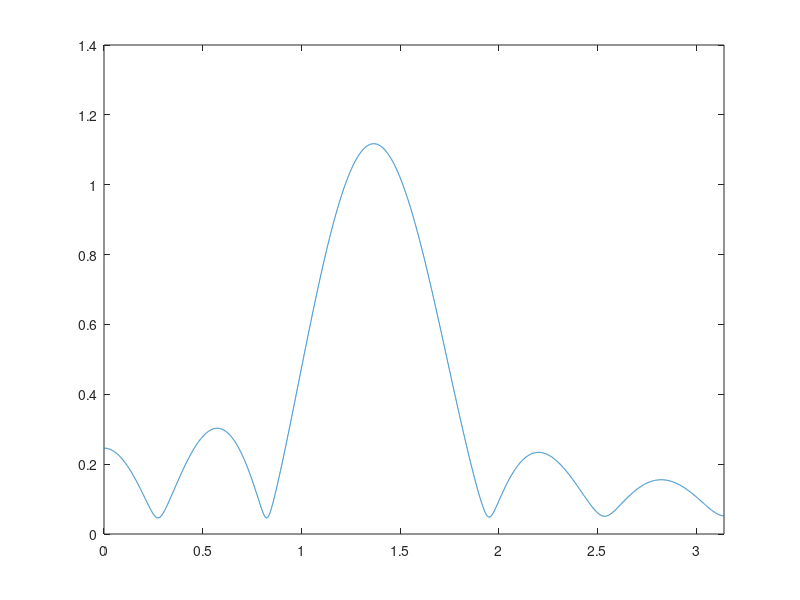

This chart was generated by the following MATLAB code: (Note: this script raises an error after producing the figure.)
%% Frequency Response of FIR Filters: Lab P-12: 3 Lab Exercise

%% 3.1a)
% We will cascade these filters by convolution, which will be performed by
% multiplication of their transfer functions.
%% 
% First we'll find the transfer function of the general filter
%%
% Y(z) = X(z) - 2cos(wn)z^-1X(z) + z^-2X(z)
%%
% H(z) = 1 - 2cos(wn)z^-1 + z^-2
%%
% Now we'll introduce the nulling frequencies 0.44pi and 0.7pi
%%
% H1(z) = 1 - 2cos(0.44pi)z^-1 + z^-2
%%
% H2(z) = 1 - 2cos(0.7pi)z^-1 + z^-2
%%
% Performing the convolution
%%
% (1 - 2cos(0.44pi)z^-1 + z^-2)(1 - 2cos(0.44pi)z^-1 + z^-2)
%%
% Yields the fourth order filter
%%
% 1 + (-2cos(0.7pi) - 2cos(0.44pi)))z^-1 + (2 + 4cos(0.44pi)cos(0.7pi))z^-2
% + (-2cos(0.44pi) - 2cos(0.7pi))z^-3 + z^-4
%%
% Resulting in the following coefficients

b = [1 -2*cos(0.7*pi)-2*cos(0.44*pi) 2+4*cos(0.44*pi)*cos(0.7*pi) -2*cos(0.44*pi)-2*cos(0.7*pi) 1]

%% 3.1b)
% Generate input signal

n = [0:149];
x = 5*cos(0.3*pi*n) + 22*cos(0.44*pi*n-pi/3) + 22*cos(0.7*pi*n-pi/4);

%% 3.1c)
% Pass input through filter

y = conv(b,x);

%% 3.1d)
% Plot output signal

plot(0:39, y(1:40))
title('Output')
ylabel('y[n]')
xlabel('n')

%%
% Determine output signal by hand for n >= 5
%%
% Taking the inverse z-transform of the transfer function determined in
% part 3.1a gives the function
%%
% y[n] = x[n] + (-2cos(0.7pi) - 2cos(0.44pi))x[n-1] + (2 +
% 4cos(0.44pi)cos(0.7pi))x[n-2] + (-2cos(0.44pi) - 2cos(0.7pi))x[n-3] +
% x[n-4]
%%
% Passing the input over 5 <= n <= 40 through this function

y_hand = zeros(1,36);
for i = 1:36
  y_hand(i) = x(i+5) + (-2*cos(0.7*pi) - 2*cos(0.44*pi))*x(i+5-1) + (2 + 4*cos(0.44*pi)*cos(0.7*pi))*x(i+5-2) + (-2*cos(0.44*pi) - 2*cos(0.7*pi))*x(i+5-3) + x(i+5-4);
end

%% 3.1e)
% Plot convolved output overlayed with hand calculated output

plot(0:39, y(1:40))
hold on
stem(0:40, [zeros(1,5) y_hand])
hold off
title('Output Comparison')
ylabel('y[n]')
xlabel('n')
legend('convolved', 'hand')

%% 3.1f)
% Our input signal is defined for n >= 0 and our filter uses past input
% values back to x[n-4]. The start-up points at the beginning of the output
% are the points where those past values of x[n] are undefined by the input 
% function and assummed to be 0. The sinusoidal output seen beginning at 
% n = 5 is when the system can be properly "filled" with past x values. 
% Having 4 start-up values is consistent with cascading two 2nd order 
% filters into a 4th order filter.

clear

%% 3.2a)
% Generate bandpass filter with w = 0.44pi

L = 10;
wc = 0.44*pi;
n = [0:L];
b = 2/L*cos(wc*n);

%%
% Measure gain at frequencies of interest using DTFT

gain1 = abs(sum(b.*exp(-1*j*0.3*pi*n)))
gain2 = abs(sum(b.*exp(-1*j*0.44*pi*n)))
gain3 = abs(sum(b.*exp(-1*j*0.7*pi*n)))

%%
% As expected, the center frequency remains near its original amplitude and
% frequencies far enough above and below the center frequency have been
% attenuated significantly.

%% 3.2b)
% Plot frequency response of the filter when L = 10, 20, 40

for L = [10 20 40]
n = [0:L];
b = 2/L*cos(wc*n);
ww = -pi:pi/10000:pi;   %The number of samples here has to be quite large to find the passband limits with using a reasonable rounding
H_mag = abs(freqz(b,1,ww)); %Frequency response of filter
ww = 0:pi/10000:pi;      
H_mag = H_mag(10001:end);  %Looking at positive side of frequency response
plot(ww, H_mag)
xlim([0 pi])
hold on
yline(max(H_mag)*0.707)
yline(max(H_mag)*0.25)
legend('Frequency Response', 'Passband', 'Stopband')
hold off

%%
% Find passband width

passband_limits = find(round(H_mag,2)==round(max(H_mag)*0.707,2));
passband_width = ww(max(passband_limits)) - ww(min(passband_limits))

end

%%
% Doubling the parameter L from 10, 20, 40 has halved the passband width
% from about 0.5, 0.26, 0.135. These values are not exact because with a 
% discrete time signal a sample may not have the exact value of the 
% threshold and we have to pick the next closest sample to be the limits of
% the passband. This verifies the property stated in the lab
% instructions, that the passband is inversely proportional to L.

%% 3.2c)
%

%% 3.2d)
%

%% 3.2e)
%

%% 3.2f)
%
